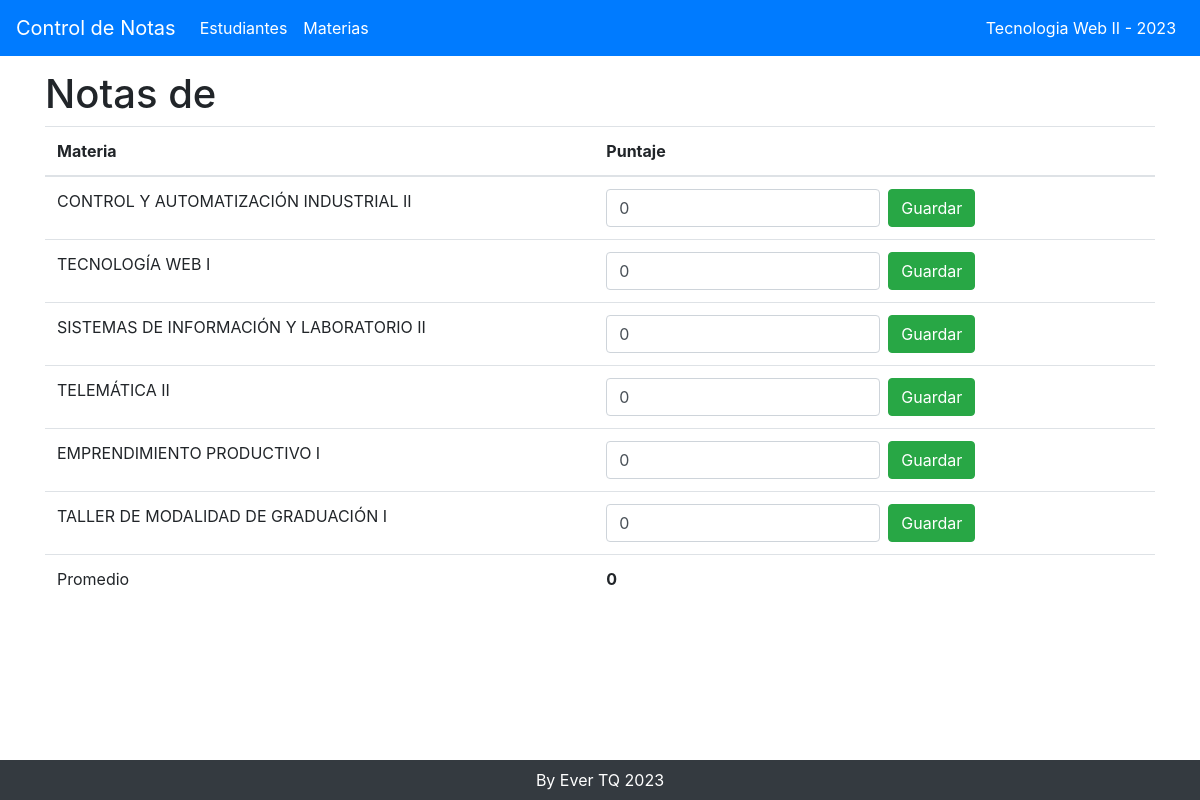
The page /notas_estudiante.php on the database its author committed.
### tables this page shows
CREATE TABLE `materias` (
  `id` bigint(20) UNSIGNED NOT NULL,
  `nombre` varchar(255) NOT NULL
);

### Materia.php (called while the page is built, shortened)
<?php
class Materia
{
public static function obtener()
{
global $mysqli;
$resultado = $mysqli->query("SELECT id, nombre FROM materias");
return $resultado->fetch_all(MYSQLI_ASSOC);
}
}

### Estudiante.php (called while the page is built, shortened)
<?php
class Estudiante
{
public static function obtenerUno($id)
{
global $mysqli;
$sentencia = $mysqli->prepare("SELECT id, nombre, grupo FROM estudiantes WHERE id = ?");
$sentencia->bind_param("i", $id);
$sentencia->execute();
$resultado = $sentencia->get_result();
return $resultado->fetch_object();
}
}

### Nota.php (called while the page is built, shortened)
<?php
class Nota
{
public static function obtenerDeEstudiante($idEstudiante)
{
global $mysqli;
$sentencia = $mysqli->prepare("SELECT id, id_estudiante, id_materia, puntaje FROM
notas_estudiantes_materias WHERE id_estudiante = ?");
$sentencia->bind_param("i", $idEstudiante);
$sentencia->execute();
$resultado = $sentencia->get_result();
return $resultado->fetch_all(MYSQLI_ASSOC);
}
public static function combinar($materias, $notas)
{
for ($x = 0; $x < count($materias); $x++) {
$materias[$x]["puntaje"] = self::obtenerCalificacion($notas, $materias[$x]["id"]);
}
return $materias;
}
private static function obtenerCalificacion($notas, $idMateria)
{
return 0;
}
}

### notas_estudiante.php (the view, shortened to what this page needs)
<?php
include_once "conexion.php";
include_once "encabezado.php";
include_once "Estudiante.php";
include_once "Materia.php";
include_once "Nota.php";
$estudiante = Estudiante::obtenerUno($_GET["id"]);
$materias = Materia::obtener();
$notas = Nota::obtenerDeEstudiante($estudiante->id);
$materiasConCalificacion = Nota::combinar($materias, $notas);
?>
<div class="row">
<div class="col-12">
<h1>Notas de <?php echo $estudiante->nombre ?></h1>
</div>
<div class="col-12 table-responsive">
<table class="table">
<thead>
<tr>
<th>Materia</th>
<th>Puntaje</th>
</tr>
</thead>
<tbody>
<?php
$sumatoria = 0;
foreach ($materiasConCalificacion as $materia) {
$sumatoria += $materia["puntaje"];
?>
<tr>
<td>
<?php echo $materia["nombre"] ?>
</td>
<td>
<form action="modificar_nota.php" method="POST" class="form-inline">
<input value="<?php echo $materia["puntaje"] ?>" required min="0"
name="puntaje" placeholder="Escriba la calificación" type="number" class="form-control">
<button class="btn btn-success mx-2">Guardar</button>
</form>
</td>
</tr>
<?php } ?>
</tbody>
<tfoot>
<tr>
<td>Promedio</td>
<td>
<strong>
<?php
$promedio = $sumatoria / count($materias);
echo $promedio;
?>
</strong>
</td>
</tr>
</tfoot>
</table>
</div>
</div>
<?php
include_once "pie.php";

### encabezado.php (style rules this page uses)
body { padding-top: 70px; padding-bottom: 70px; }

### rows shown on the page
materias: nombre "CONTROL Y AUTOMATIZACIÓN INDUSTRIAL II", puntaje "0"
materias: nombre "TECNOLOGÍA WEB I", puntaje "0"
materias: nombre "SISTEMAS DE INFORMACIÓN Y LABORATORIO II", puntaje "0"
materias: nombre "TELEMÁTICA II", puntaje "0"
materias: nombre "EMPRENDIMIENTO PRODUCTIVO I", puntaje "0"
materias: nombre "TALLER DE MODALIDAD DE GRADUACIÓN I", puntaje "0"

### other values the page prints
$promedio "0"
